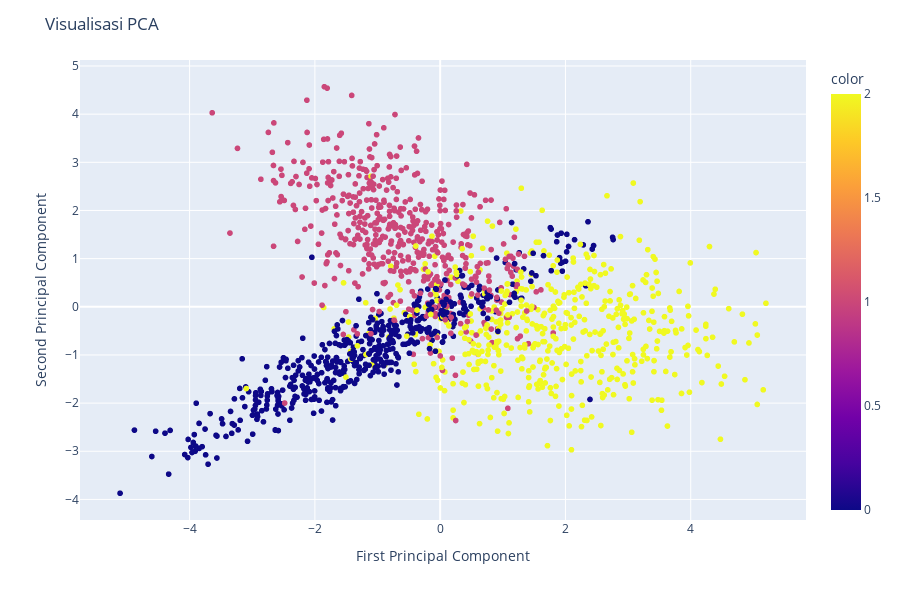

Notebook cell for this chart:
### Code cell
fig = px.scatter(x=X_pca[:, 0], y=X_pca[:, 1], color=y)
fig.update_layout(
    title="Visualisasi PCA",
    xaxis_title="First Principal Component",
    yaxis_title="Second Principal Component",
    width=900,
    height=600,
)
fig.show()

### Figure 1 — Plotly figure (JSON) as saved in the notebook; plotly's stock layout.template omitted (floating-point values rounded to 4 significant figures; data arrays with more than 128 entries replaced by an {"elided": "..."} marker saying what was removed)
{"data": [{"hovertemplate": "x=%{x}<br>y=%{y}<br>color=%{marker.color}<extra></extra>", "legendgroup": "", "marker": {"color": {"elided": "1500 int values"}, "coloraxis": "coloraxis", "symbol": "circle"}, "mode": "markers", "name": "", "showlegend": false, "type": "scattergl", "x": {"elided": "1500 float values"}, "xaxis": "x", "y": {"elided": "1500 float values"}, "yaxis": "y"}], "layout": {"coloraxis": {"colorbar": {"title": {"text": "color"}}, "colorscale": [[0, "#0d0887"], [0.1111, "#46039f"], [0.2222, "#7201a8"], [0.3333, "#9c179e"], [0.4444, "#bd3786"], [0.5556, "#d8576b"], [0.6667, "#ed7953"], [0.7778, "#fb9f3a"], [0.8889, "#fdca26"], [1, "#f0f921"]]}, "height": 600, "legend": {"tracegroupgap": 0}, "margin": {"t": 60}, "title": {"text": "Visualisasi PCA"}, "width": 900, "xaxis": {"anchor": "y", "domain": [0, 1], "title": {"text": "First Principal Component"}}, "yaxis": {"anchor": "x", "domain": [0, 1], "title": {"text": "Second Principal Component"}}}}
